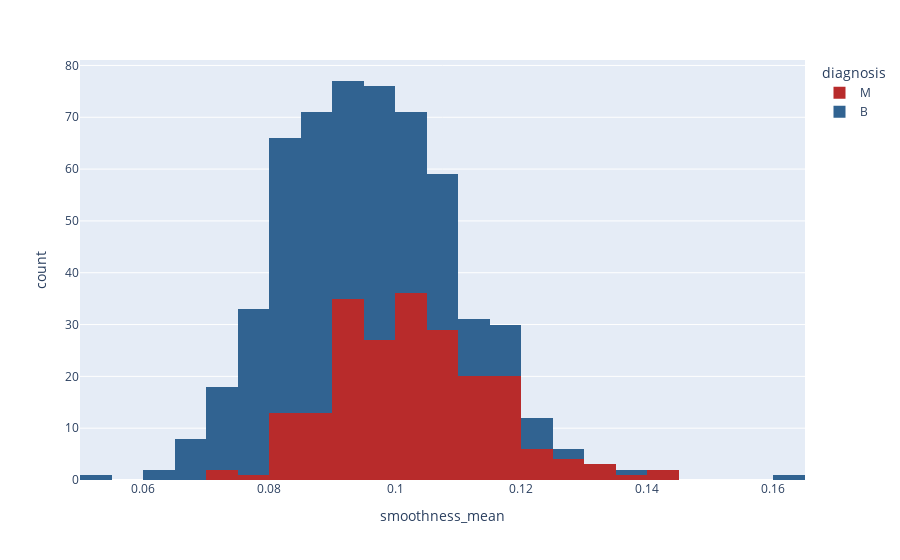

Source (notebook cell):
### Code cell
px.histogram(data_frame=df, x='smoothness_mean', color='diagnosis', color_discrete_sequence=('#B82B2B', '#316391'))

### Figure 1 — Plotly figure (JSON) as saved in the notebook; plotly's stock layout.template omitted (floating-point values rounded to 4 significant figures; data arrays with more than 128 entries replaced by an {"elided": "..."} marker saying what was removed)
{"data": [{"alignmentgroup": "True", "bingroup": "x", "hovertemplate": "diagnosis=M<br>smoothness_mean=%{x}<br>count=%{y}<extra></extra>", "legendgroup": "M", "marker": {"color": "#B82B2B", "pattern": {"shape": ""}}, "name": "M", "offsetgroup": "M", "orientation": "v", "showlegend": true, "type": "histogram", "x": {"elided": "212 float values"}, "xaxis": "x", "yaxis": "y"}, {"alignmentgroup": "True", "bingroup": "x", "hovertemplate": "diagnosis=B<br>smoothness_mean=%{x}<br>count=%{y}<extra></extra>", "legendgroup": "B", "marker": {"color": "#316391", "pattern": {"shape": ""}}, "name": "B", "offsetgroup": "B", "orientation": "v", "showlegend": true, "type": "histogram", "x": {"elided": "357 float values"}, "xaxis": "x", "yaxis": "y"}], "layout": {"autosize": true, "barmode": "relative", "legend": {"title": {"text": "diagnosis"}, "tracegroupgap": 0}, "margin": {"t": 60}, "xaxis": {"anchor": "y", "autorange": true, "domain": [0, 1], "range": [0.05, 0.165], "title": {"text": "smoothness_mean"}, "type": "linear"}, "yaxis": {"anchor": "x", "autorange": true, "domain": [0, 1], "range": [0, 81.05], "title": {"text": "count"}}}}
